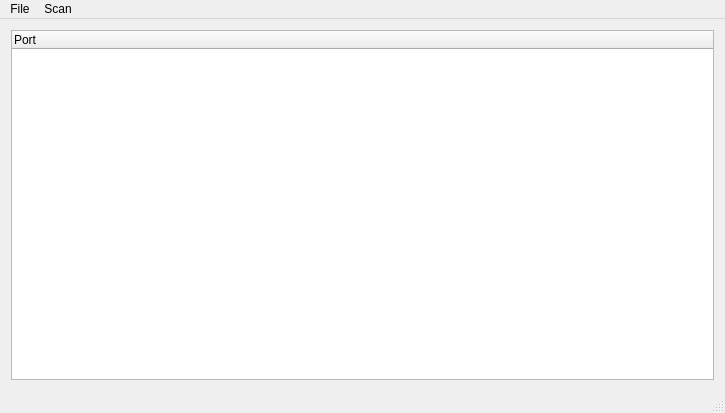
<?xml version="1.0" encoding="UTF-8"?>
<ui version="4.0">
 <class>MainWindow</class>
 <widget class="QMainWindow" name="MainWindow">
  <property name="geometry">
   <rect>
    <x>0</x>
    <y>0</y>
    <width>725</width>
    <height>413</height>
   </rect>
  </property>
  <property name="windowTitle">
   <string>COM-Port Scanner</string>
  </property>
  <property name="windowIcon">
   <iconset resource="icons.qrc">
    <normaloff>:/icon/icons/connector-icon.gif</normaloff>:/icon/icons/connector-icon.gif</iconset>
  </property>
  <widget class="QWidget" name="centralWidget">
   <layout class="QGridLayout" name="gridLayout">
    <item row="0" column="0">
     <widget class="QTreeWidget" name="treeWidget">
      <column>
       <property name="text">
        <string>Port</string>
       </property>
      </column>
     </widget>
    </item>
   </layout>
  </widget>
  <widget class="QMenuBar" name="menuBar">
   <property name="geometry">
    <rect>
     <x>0</x>
     <y>0</y>
     <width>725</width>
     <height>26</height>
    </rect>
   </property>
   <widget class="QMenu" name="menuFile">
    <property name="title">
     <string>File</string>
    </property>
    <addaction name="separator"/>
    <addaction name="actionClose_to_Tray"/>
    <addaction name="actionExit_2"/>
   </widget>
   <widget class="QMenu" name="menuScan">
    <property name="title">
     <string>Scan</string>
    </property>
    <addaction name="separator"/>
    <addaction name="actionScan"/>
    <addaction name="actionContinious_Scan"/>
    <addaction name="actionStop_Continious_Scan"/>
   </widget>
   <addaction name="menuFile"/>
   <addaction name="menuScan"/>
  </widget>
  <widget class="QStatusBar" name="statusBar"/>
  <action name="actionExit_2">
   <property name="text">
    <string>&amp;Exit</string>
   </property>
   <property name="shortcut">
    <string>Ctrl+X</string>
   </property>
   <property name="shortcutContext">
    <enum>Qt::WindowShortcut</enum>
   </property>
  </action>
  <action name="actionClose_to_Tray">
   <property name="text">
    <string>Close to Tray</string>
   </property>
   <property name="shortcut">
    <string>Ctrl+T</string>
   </property>
  </action>
  <action name="actionScan">
   <property name="text">
    <string>Single Scan</string>
   </property>
  </action>
  <action name="actionContinious_Scan">
   <property name="text">
    <string>Start Continuous Scan</string>
   </property>
  </action>
  <action name="actionStop_Continious_Scan">
   <property name="text">
    <string>Stop Continuous Scan</string>
   </property>
  </action>
 </widget>
 <layoutdefault spacing="6" margin="11"/>
 <resources>
  <include location="icons.qrc"/>
 </resources>
 <connections/>
</ui>
